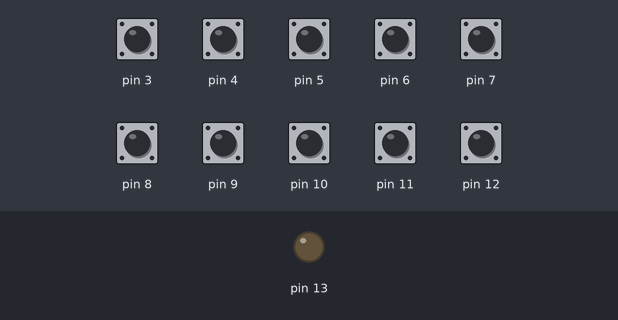
Recording of a sketch running on a simulated Arduino Uno, built with avr-gcc and run on an emulated ATmega328P. Shown: output pins drawn as LEDs (lit = HIGH). The inputs (shaded band) are chosen by the test bench; at power-on: pin 3–12 HIGH. What the sketch prints to the serial monitor is not drawn.

Above: at 1.2 s.
1.3 s: pin 3 pulled LOW for 0.15 s
At 2.0 s:
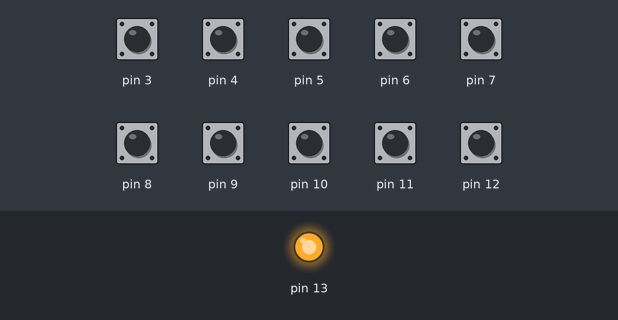
2.9 s: pin 4 pulled LOW for 0.15 s
6.0 s: pin 5 pulled LOW for 0.15 s
7.6 s: pin 6 pulled LOW for 0.15 s
9.2 s: pin 7 pulled LOW for 0.15 s
10.8 s: pin 8 pulled LOW for 0.15 s
Timing chart, 0 to 13.4 s (numbered marks = the images above; inputs shaded):
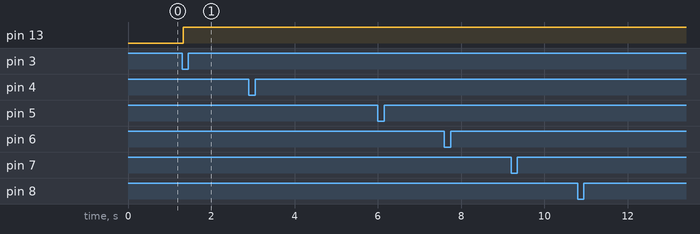

The sketch:

ArcadeContollerUnoEncoder.ino
```cpp
// pins 3, 4, 5, 6, 7, 8, 9, 10, 11 and 12 are used

int val[10];

int alreadypressed[10];

char HIDkeycode[] = {26, 22, 4, 7, 10, 5, 11, 17, 13, 16};


// last state vars


uint8_t buf[8] = {0}; 	/* Keyboard report buffer */

void setup() {


  for (int m = 0; m < 10; m++) {

   alreadypressed[m] = 0;

  }


  pinMode(12, INPUT_PULLUP);
  pinMode(11, INPUT_PULLUP);
  pinMode(10, INPUT_PULLUP);
  pinMode(9, INPUT_PULLUP);
  pinMode(8, INPUT_PULLUP);
  pinMode(7, INPUT_PULLUP);
  pinMode(6, INPUT_PULLUP);
  pinMode(5, INPUT_PULLUP);
  pinMode(4, INPUT_PULLUP);
  pinMode(3, INPUT_PULLUP);
  pinMode(2, INPUT_PULLUP);
  Serial.begin(9600);
    pinMode(13, OUTPUT);

}

void loop() {


  /*  val[0] = digitalRead(3);
    if (val[0] == LOW) {
  //digitalWrite(13, HIGH);
      buf[2] = 26;    // w "up"
      buf[3] = 30;    // v
      buf[4] = 31;    // v
      buf[5] = 32;    // v
      buf[6] = 33;    // v
      buf[7] = 34;    // v
      Serial.write(buf, 8);	// Send keypress
      delay(50);

    } */


  val[0] = digitalRead(3);

  val[1] = digitalRead(4);


  val[2] = digitalRead(5);


  val[3] = digitalRead(6);


  val[4] = digitalRead(7);

  val[5] = digitalRead(8);

  val[6] = digitalRead(9);

  val[7] = digitalRead(10);


  val[8] = digitalRead(11);


  val[9] = digitalRead(12);


  for (int a = 0; a < 10; a++) {

    if (val[a] == LOW && !alreadypressed[a]) {

      alreadypressed[a] = 1;
      buf[2] = HIDkeycode[a];
      a = 10; // end loop
      digitalWrite(13, HIGH);


    }
  }


    for (int b = 0; b < 10; b++) {

    if (val[b] == LOW && !alreadypressed[b]) {

      alreadypressed[b] = 1;
      buf[3] = HIDkeycode[b];
      b = 10; // end loop

    }
  }


      for (int c = 0; c < 10; c++) {

    if (val[c] == LOW && !alreadypressed[c]) {

      alreadypressed[c] = 1;
      buf[4] = HIDkeycode[c];
      c = 10; // end loop

    }
  }


        for (int d = 0; d < 10; d++) {

    if (val[d] == LOW && !alreadypressed[d]) {

      alreadypressed[d] = 1;
      buf[5] = HIDkeycode[d];
      d = 10; // end loop

    }
  }

          for (int e = 0; e < 10; e++) {

    if (val[e] == LOW && !alreadypressed[e]) {

      alreadypressed[e] = 1;
      buf[6] = HIDkeycode[e];
      e = 10; // end loop

    }
  }

            for (int f = 0; f < 10; f++) {

    if (val[f] == LOW && !alreadypressed[f]) {

      alreadypressed[f] = 1;
      buf[7] = HIDkeycode[f];
      f = 10; // end loop

    }
  }


  Serial.write(buf, 8);	// Send keypress


  delay (40);

  for (int z = 0; z < 10; z++) {

    alreadypressed[z] = 0;

  }

  buf[0] = 0;
  buf[2] = 0;
  buf[3] = 0;
  buf[4] = 0;
  buf[5] = 0;
  buf[6] = 0;
  buf[7] = 0;


}

void releaseKey()
{
  buf[0] = 0;
  buf[2] = 0;
  buf[3] = 0;
  buf[4] = 0;
  buf[5] = 0;
  buf[6] = 0;
  buf[7] = 0;
  Serial.write(buf, 8);	// Release key  c
}
```

Measured:
- after the input at 1.3 s, pin 13: LOW → HIGH at once
- after the input at 2.9 s, every drawn part: stays the same
- after the input at 6.0 s, every drawn part: stays the same
- after the input at 7.6 s, every drawn part: stays the same
- after the input at 9.2 s, every drawn part: stays the same
- after the input at 10.8 s, every drawn part: stays the same
